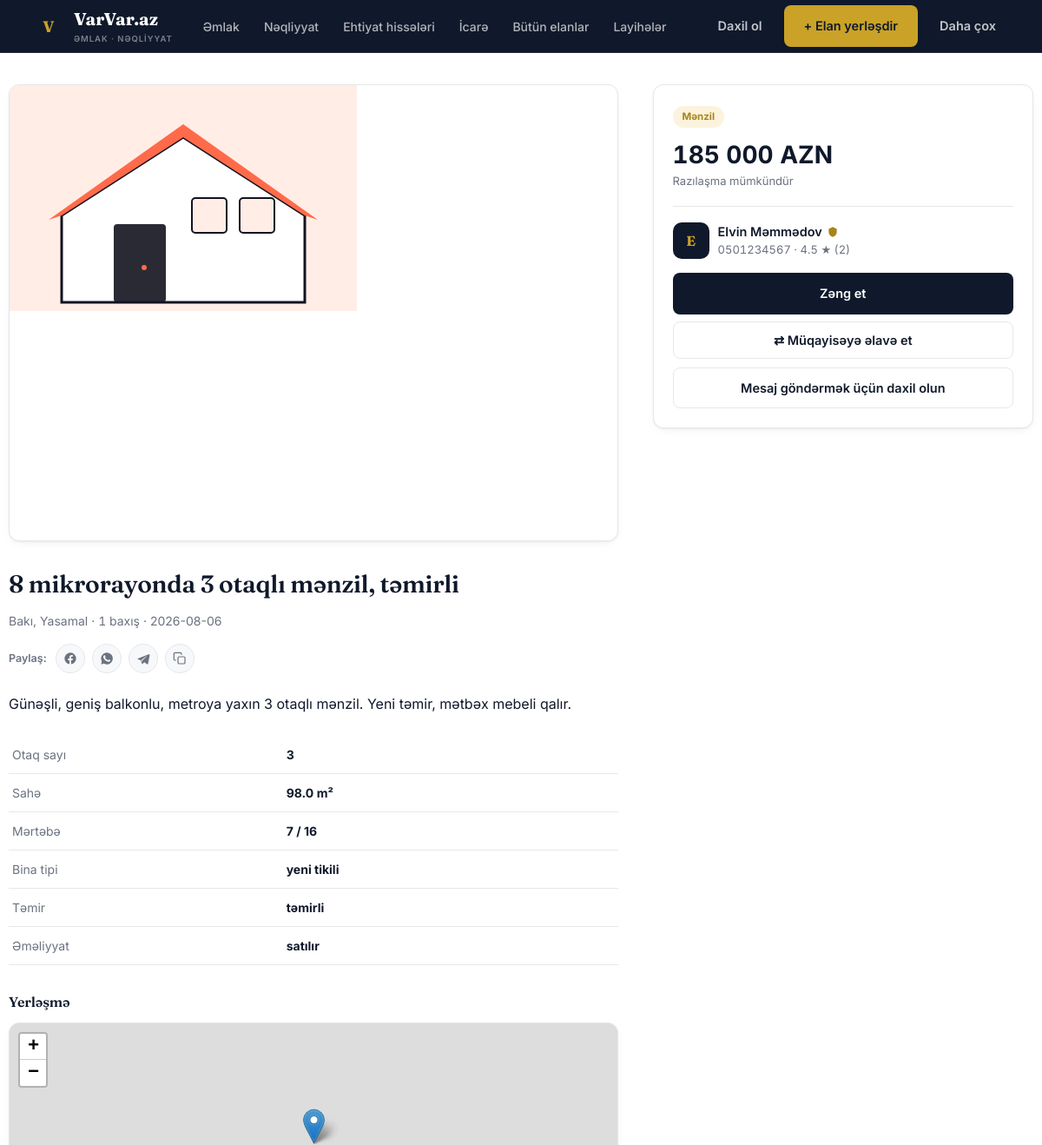
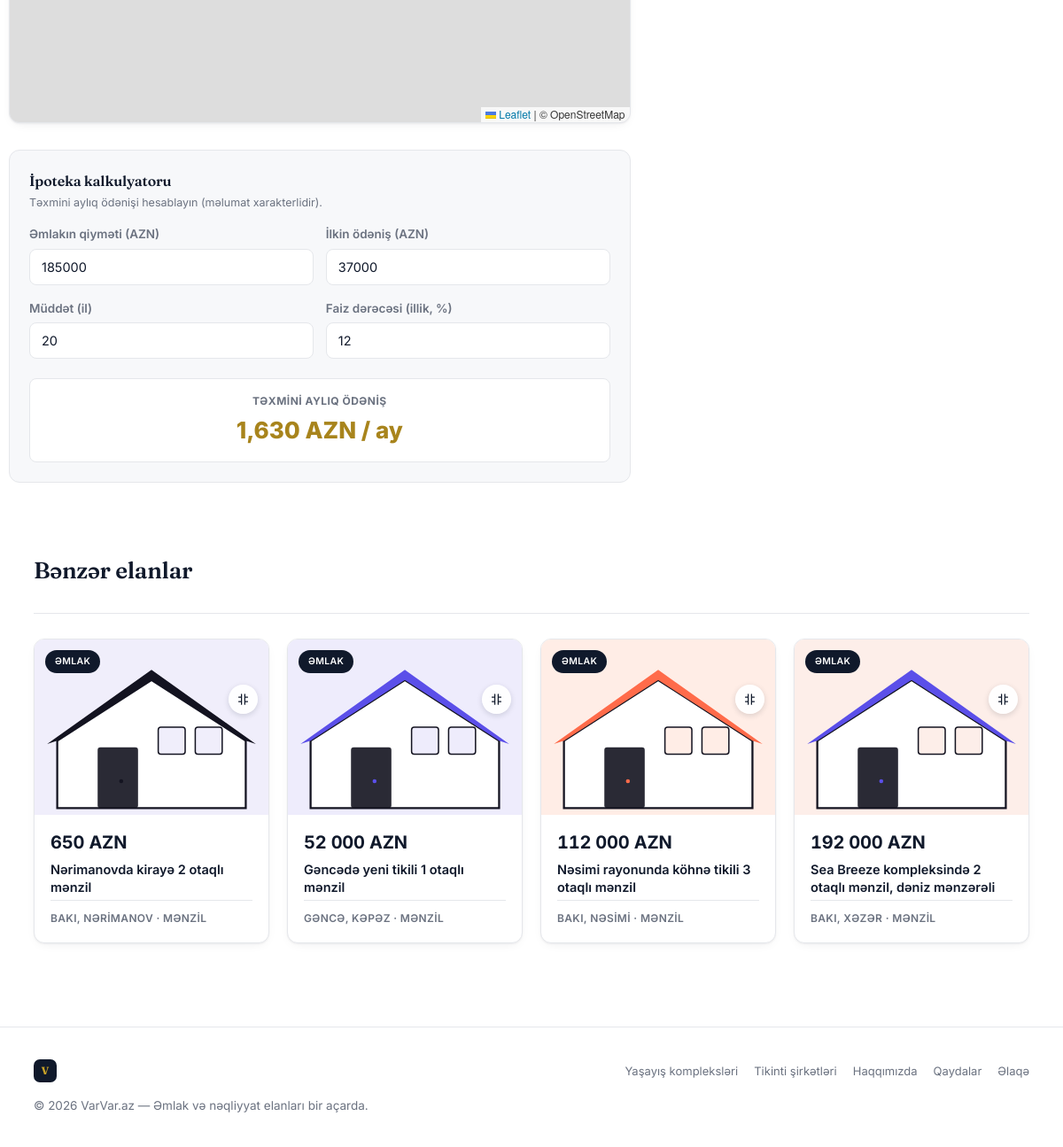
/elan/1, run on the app's committed database (2 pictures, top to bottom).
### tables this page shows
CREATE TABLE listing_images (
    id INTEGER PRIMARY KEY AUTOINCREMENT,
    listing_id INTEGER NOT NULL REFERENCES listings(id) ON DELETE CASCADE,
    image_path TEXT NOT NULL,
    is_main INTEGER NOT NULL DEFAULT 0,
    sort_order INTEGER NOT NULL DEFAULT 0
);

CREATE TABLE listings (
    id INTEGER PRIMARY KEY AUTOINCREMENT,
    user_id INTEGER NOT NULL REFERENCES users(id),
    type TEXT NOT NULL CHECK(type IN ('emlak','neqliyyat')),
    category TEXT NOT NULL,          -- e.g. 'menzil','heyet evi','ofis','torpaq' | 'minik','suv','moto'
    title TEXT NOT NULL,
    description TEXT,
    price REAL NOT NULL,
    currency TEXT NOT NULL DEFAULT 'AZN',
    city TEXT NOT NULL,
    district TEXT,
    address TEXT,
    country TEXT,                      -- 'AZ' (default/domestic) | 'AE' | 'TR' | ... for Xaricde evler
    residence_id INTEGER REFERENCES residences(id) ON DELETE SET NULL,  -- optional link to a yaşayış kompleksi
    is_negotiable INTEGER NOT NULL DEFAULT 0,
    status TEXT NOT NULL DEFAULT 'active',   -- active | sold | archived
    views INTEGER NOT NULL DEFAULT 0,
    latitude REAL,
    longitude REAL,
    is_vip INTEGER NOT NULL DEFAULT 0,
    vip_expires_at TEXT,
    contact_phone TEXT,
    contact_phone2 TEXT,
    contact_whatsapp TEXT,
    created_at TEXT NOT NULL DEFAULT (datetime('now')),
    updated_at TEXT NOT NULL DEFAULT (datetime('now'))
);

CREATE TABLE property_details (
    listing_id INTEGER PRIMARY KEY REFERENCES listings(id) ON DELETE CASCADE,
    rooms INTEGER,
    area_m2 REAL,
    floor INTEGER,
    floors_total INTEGER,
    building_type TEXT,      -- kohne tikili / yeni tikili
    repair_status TEXT,      -- temirli / temirsiz / ortaq
    deal_type TEXT NOT NULL DEFAULT 'satilir'  -- satilir / kiraye
);

CREATE TABLE users (
    id INTEGER PRIMARY KEY AUTOINCREMENT,
    full_name TEXT NOT NULL,
    phone TEXT NOT NULL UNIQUE,
    email TEXT UNIQUE,
    password_hash TEXT NOT NULL,
    is_verified INTEGER NOT NULL DEFAULT 0,
    is_admin INTEGER NOT NULL DEFAULT 0,
    is_phone_verified INTEGER NOT NULL DEFAULT 0,
    is_banned INTEGER NOT NULL DEFAULT 0,
    created_at TEXT NOT NULL DEFAULT (datetime('now'))
);

### app.py (the view, shortened to what this page needs)
@app.route("/elan/<int:listing_id>")
def listing_detail(listing_id):
    db = get_db()
    db.execute("UPDATE listings SET views = views + 1 WHERE id = ?", (listing_id,))
    db.commit()
    listing, details, images = fetch_listing_row(listing_id)
    if listing is None:
        abort(404)
    recent = [i for i in session.get("recently_viewed", []) if i != listing_id]
    recent.insert(0, listing_id)
    session["recently_viewed"] = recent[:10]
    owner = db.execute("SELECT * FROM users WHERE id = ?", (listing["user_id"],)).fetchone()
    seller_stats = db.execute(
        """SELECT
             (SELECT COUNT(*) FROM listings WHERE user_id=? AND status='active') AS listing_count,
             (SELECT AVG(rating) FROM seller_reviews WHERE seller_id=?) AS avg_rating,
             (SELECT COUNT(*) FROM seller_reviews WHERE seller_id=?) AS review_count""",
        (listing["user_id"], listing["user_id"], listing["user_id"]),
    ).fetchone()
    is_favorite = False
    is_watching = False
    user = current_user()
    similar = db.execute(
        """SELECT l.*, (SELECT image_path FROM listing_images WHERE listing_id=l.id
                         ORDER BY is_main DESC LIMIT 1) AS thumb,
                  CASE WHEN l.is_vip=1 AND l.vip_expires_at > datetime('now') THEN 1 ELSE 0 END AS is_vip_active
           FROM listings l WHERE type=? AND category=? AND id!=? AND status='active'
           ORDER BY is_vip_active DESC, created_at DESC LIMIT 4""",
        (listing["type"], listing["category"], listing_id),
    ).fetchall()
    recently_viewed = get_recently_viewed(exclude_id=listing_id, limit=4)
    return render_template(
        "listing_detail.html", listing=listing, details=details, images=images,
        owner=owner, is_favorite=is_favorite, similar=similar, seller_stats=seller_stats,
        is_watching=is_watching, recently_viewed=recently_viewed,
        compare_ids=session.get("compare_ids", []),
    )

### app.py (called while the page is built, shortened)
def get_db():
    if "db" not in g:
        g.db = sqlite3.connect(DB_PATH)
        g.db.row_factory = sqlite3.Row
        g.db.execute("PRAGMA foreign_keys = ON")
    return g.db

def current_user():
    if "user_id" not in session:
        return None

def get_recently_viewed(exclude_id=None, limit=8):
    ids = [i for i in session.get("recently_viewed", []) if i != exclude_id][:limit]
    if not ids:
        return []

@app.template_filter("money")
def money_filter(value):
    try:
        value = float(value)
    except (TypeError, ValueError):
        return value
    return f"{value:,.0f}".replace(",", " ")

def fetch_listing_row(listing_id):
    db = get_db()
    listing = db.execute(
        """SELECT l.*, CASE WHEN l.is_vip=1 AND l.vip_expires_at > datetime('now') THEN 1 ELSE 0 END AS is_vip_active
           FROM listings l WHERE l.id = ?""",
        (listing_id,),
    ).fetchone()
    if listing is None:
        return None, None, []
    if listing["type"] == "emlak":
        details = db.execute(
            "SELECT * FROM property_details WHERE listing_id = ?", (listing_id,)
        ).fetchone()
    else:
        details = db.execute(
            "SELECT * FROM vehicle_details WHERE listing_id = ?", (listing_id,)
        ).fetchone()
    images = db.execute(
        "SELECT * FROM listing_images WHERE listing_id = ? ORDER BY is_main DESC, sort_order ASC",
        (listing_id,),
    ).fetchall()
    return listing, details, images

### translations.py (called while the page is built)
def get_translator(lang):
    lang = lang if lang in TRANSLATIONS else "az"
    table = TRANSLATIONS[lang]
    az_table = TRANSLATIONS["az"]
    def t(key, default=None):
        return table.get(key, az_table.get(key, default if default is not None else key))
    return t

### templates/listing_detail.html (shortened to what this page needs)
{% extends "base.html" %}
{% block content %}
<div class="wrap detail-layout">
  <div>
    <div class="gallery-main">
      <img src="{{ images[0]['image_path'] if images else '' }}" alt="{{ listing['title'] }}">
    </div>
    <h1 style="margin-top:28px;font-size:28px;">{{ listing['title'] }}</h1>
    <div style="color:var(--ink-soft);font-size:14px;">
      {% if listing['country'] and countries.get(listing['country']) %}{{ countries[listing['country']].flag }} {% endif %}{{ listing['city'] }}{% if listing['district'] %}, {{ listing['district'] }}{% endif %}
      · <span class="mono">{{ listing['views'] }} baxış</span>
      · {{ listing['created_at'][:10] }}
    </div>
    <div class="share-row" id="shareRow" data-url="{{ request.url }}" data-title="{{ listing['title'] }}">
      <span class="share-label">Paylaş:</span>
      <a class="share-btn share-fb" target="_blank" rel="noopener" aria-label="Facebook-da paylaş">
        <svg viewBox="0 0 24 24" fill="currentColor"><path d="M22 12a10 10 0 1 0-11.6 9.9v-7H7.9V12h2.5V9.8c0-2.5 1.5-3.9 3.8-3.9 1.1 0 2.2.2 2.2.2v2.5h-1.3c-1.2 0-1.6.8-1.6 1.6V12h2.8l-.4 2.9h-2.4v7A10 10 0 0 0 22 12z"/></svg>
      </a>
      <a class="share-btn share-wa" target="_blank" rel="noopener" aria-label="WhatsApp-da paylaş">
      </a>
      <a class="share-btn share-tg" target="_blank" rel="noopener" aria-label="Telegram-da paylaş">
        <svg viewBox="0 0 24 24" fill="currentColor"><path d="M22 4.5 2.9 12c-.8.3-.8 1.4.1 1.6l4.8 1.5 1.9 5.8c.2.6 1 .7 1.4.2l2.6-2.9 4.9 3.6c.6.4 1.4.1 1.6-.6l3-15.1c.2-.9-.7-1.6-1.5-1.2zM8.6 14.5l9-6.7c.3-.2.6.1.3.4l-7.4 7.1-.3 3-1.3-3.8z"/></svg>
      </a>
      <button type="button" class="share-btn share-copy" aria-label="Linki kopyala">
        <svg viewBox="0 0 24 24" fill="none" stroke="currentColor" stroke-width="1.8" stroke-linecap="round" stroke-linejoin="round"><rect x="9" y="9" width="12" height="12" rx="2"/><path d="M5 15H4a2 2 0 0 1-2-2V4a2 2 0 0 1 2-2h9a2 2 0 0 1 2 2v1"/></svg>
      </button>
    </div>
    <p style="margin-top:22px;line-height:1.7;">{{ listing['description'] or 'Təsvir əlavə edilməyib.' }}</p>
    <table class="spec-table">
      {% if listing['type'] == 'emlak' and details %}
        {% if details['rooms'] %}<tr><td>Otaq sayı</td><td>{{ details['rooms'] }}</td></tr>{% endif %}
        {% if details['area_m2'] %}<tr><td>Sahə</td><td>{{ details['area_m2'] }} m²</td></tr>{% endif %}
        {% if details['floor'] %}<tr><td>Mərtəbə</td><td>{{ details['floor'] }} / {{ details['floors_total'] }}</td></tr>{% endif %}
        {% if details['building_type'] %}<tr><td>Bina tipi</td><td>{{ details['building_type'] }}</td></tr>{% endif %}
        {% if details['repair_status'] %}<tr><td>Təmir</td><td>{{ details['repair_status'] }}</td></tr>{% endif %}
        <tr><td>Əməliyyat</td><td>{{ details['deal_type'] }}</td></tr>
      {% endif %}
    </table>
    {% if listing['latitude'] and listing['longitude'] %}
    <h3 style="font-size:16px;margin-top:30px;">{{ t('detail.location') }}</h3>
    <div id="listingMap" style="height:280px;border-radius:var(--radius);overflow:hidden;border:1px solid var(--line);margin-top:12px;box-shadow:var(--shadow);"></div>
    {% endif %}
    <div class="calc-card">
      <h3 style="font-size:16px;margin-bottom:4px;">{{ 'İpoteka kalkulyatoru' if listing['type']=='emlak' else 'Kredit kalkulyatoru' }}</h3>
      <p style="font-size:12.5px;color:var(--ink-soft);margin:0 0 16px;">Təxmini aylıq ödənişi hesablayın (məlumat xarakterlidir).</p>
      <div class="field-row">
        <div class="field">
          <label>{{ 'Əmlakın qiyməti' if listing['type']=='emlak' else 'Avtomobilin qiyməti' }} (AZN)</label>
          <input type="number" id="calcPrice" value="{{ listing['price']|int }}">
        </div>
        <div class="field">
          <label>İlkin ödəniş (AZN)</label>
          <input type="number" id="calcDown" value="{{ (listing['price']*0.2)|int }}">
        </div>
      </div>
      <div class="field-row">
        <div class="field">
          <label>Müddət (il)</label>
          <input type="number" id="calcTerm" value="{{ 20 if listing['type']=='emlak' else 5 }}" min="1" max="30">
        </div>
        <div class="field">
          <label>Faiz dərəcəsi (illik, %)</label>
          <input type="number" id="calcRate" step="0.1" value="{{ 12 if listing['type']=='emlak' else 16 }}">
        </div>
      </div>
      <div class="calc-result">
        <div class="calc-result-label">Təxmini aylıq ödəniş</div>
        <div class="calc-result-value" id="calcMonthly">—</div>
      </div>
    </div>
  </div>
  <aside>
    <div class="side-card">
      <span class="badge">{{ listing['category']|capitalize }}</span>
      <div class="price mono" style="margin-top:10px;">{{ listing['price']|money }} {{ listing['currency'] }}</div>
      {% if listing['is_negotiable'] %}<div style="font-size:13px;color:var(--ink-soft);">Razılaşma mümkündür</div>{% endif %}
      <a href="{{ url_for('seller_profile', seller_id=owner['id']) }}" class="owner-row" style="text-decoration:none;">
        <div class="owner-avatar">{{ owner['full_name'][0] }}</div>
        <div>
          <div style="font-weight:600;font-size:14.5px;color:var(--ink);display:flex;align-items:center;gap:5px;">
            {{ owner['full_name'] }}
            {% if owner['is_verified'] %}
            <svg viewBox="0 0 24 24" width="14" height="14" fill="var(--gold-deep)" title="Doğrulanmış satıcı"><path d="M12 2 4 6v6c0 5 3.5 9 8 10 4.5-1 8-5 8-10V6z"/></svg>
            {% endif %}
          </div>
          <div class="mono" style="font-size:13px;color:var(--ink-soft);">
            {{ owner['phone'] }}{% if seller_stats['review_count'] %} · {{ '%.1f'|format(seller_stats['avg_rating']) }} ★ ({{ seller_stats['review_count'] }}){% endif %}
          </div>
        </div>
      </a>
      <a href="tel:{{ owner['phone'] }}" class="btn btn-teal btn-block" style="margin-top:16px;">{{ t('detail.call') }}</a>
      <form method="post" action="{{ url_for('compare_add', listing_id=listing['id']) }}" style="margin-top:8px;">
        <button type="submit" class="btn btn-outline btn-block" {{ 'disabled' if listing['id'] in compare_ids }}>
          {{ '✓ Müqayisədə' if listing['id'] in compare_ids else '⇄ Müqayisəyə əlavə et' }}
        </button>
      </form>
      {% if current_user and current_user['id'] != listing['user_id'] %}
      <form method="post" action="{{ url_for('send_listing_message', listing_id=listing['id']) }}" style="margin-top:10px;">
        <textarea name="body" rows="3" placeholder="Satıcıya mesaj yazın..." required style="margin-bottom:8px;"></textarea>
        <button type="submit" class="btn btn-outline btn-block">{{ t('detail.message') }}</button>
      </form>
      {% elif not current_user %}
      <a href="{{ url_for('login', next=request.path) }}" class="btn btn-outline btn-block" style="margin-top:10px;">Mesaj göndərmək üçün daxil olun</a>
      {% endif %}
    </div>
  </aside>
</div>
{% if similar %}
<section class="block" style="padding-top:0;">
  <div class="wrap">
    <div class="section-head"><h2>{{ t('detail.similar') }}</h2></div>
    <div class="grid-4">
      {% for l in similar %}{% include "_card.html" %}{% endfor %}
    </div>
  </div>
</section>
{% endif %}
{% endblock %}
{% block extra_head %}
{% if listing['latitude'] and listing['longitude'] %}
<link rel="stylesheet" href="https://cdnjs.cloudflare.com/ajax/libs/leaflet/1.9.4/leaflet.min.css">
{% endif %}
{% endblock %}

### templates/_card.html (shortened to what this page needs)
<a href="{{ url_for('listing_detail', listing_id=l['id']) }}" class="card {{ 'card-vip' if l['is_vip_active'] }}">
  <div class="thumb">
    <span class="tag">{{ t('hero.tab_emlak') if l['type']=='emlak' else t('hero.tab_neqliyyat') }}</span>
    <button type="button" class="compare-btn {{ 'active' if l['id'] in (compare_ids or []) }}" data-id="{{ l['id'] }}" aria-label="Müqayisəyə əlavə et" title="Müqayisəyə əlavə et">
      <svg viewBox="0 0 24 24" fill="none" stroke="currentColor" stroke-width="2" stroke-linecap="round" stroke-linejoin="round"><path d="M9 3v18M15 3v18M4 8h5M15 8h5M4 16h5M15 16h5"/></svg>
    </button>
    <img src="{{ l['thumb'] }}" alt="{{ l['title'] }}" loading="lazy">
  </div>
  <div class="body">
    <div class="price mono">{{ l['price']|money }} {{ l['currency'] }}</div>
    <div class="title">{{ l['title'] }}</div>
    <div class="meta">{% if l['country'] and countries.get(l['country']) %}{{ countries[l['country']].flag }} {% endif %}{{ l['city'] }}{% if l['district'] %}, {{ l['district'] }}{% endif %} · {{ l['category'] }}</div>
  </div>
</a>

### data on the page
listing_images: image_path (picture)
listings: title "8 mikrorayonda 3 otaqlı mənzil, təmirli", city "Bakı", district "Yasamal", views "1", created_at "2026-08-06", description "Günəşli, geniş balkonlu, metroya yaxın 3 otaqlı mənzil. Yeni təmir, mətbəx mebeli qalır.", type "İpoteka kalkulyatoru", type "Əmlakın qiyməti", price "185000", price "37000", type "20", type "12", category "Mənzil", price "185 000", currency "AZN"
property_details: rooms "3", area_m2 "98.0", floor "7", floors_total "16", building_type "yeni tikili", repair_status "təmirli", deal_type "satılır"
users: full_name "E", full_name "Elvin Məmmədov", phone "0501234567"
listings: type "ƏMLAK", shows a picture, price "650", currency "AZN", title "Nərimanovda kirayə 2 otaqlı mənzil", city "BAKI", district "NƏRIMANOV", category "MƏNZIL"
listings: type "ƏMLAK", shows a picture, price "52 000", currency "AZN", title "Gəncədə yeni tikili 1 otaqlı mənzil", city "GƏNCƏ", district "KƏPƏZ", category "MƏNZIL"
listings: type "ƏMLAK", shows a picture, price "112 000", currency "AZN", title "Nəsimi rayonunda köhnə tikili 3 otaqlı mənzil", city "BAKI", district "NƏSIMI", category "MƏNZIL"
listings: type "ƏMLAK", shows a picture, price "192 000", currency "AZN", title "Sea Breeze kompleksində 2 otaqlı mənzil, dəniz mənzərəli", city "BAKI", district "XƏZƏR", category "MƏNZIL"

### other printed values
{{ t('tagline') }} "ƏMLAK · NƏQLİYYAT"
{{ t('nav.emlak') }} "Əmlak"
{{ t('nav.neqliyyat') }} "Nəqliyyat"
{{ t('nav.butun_elanlar') }} "Bütün elanlar"
{{ t('nav.layiheler') }} "Layihələr"
{{ t('nav.daxil_ol') }} "Daxil ol"
{{ t('nav.elan_yerlesdir') }} "+ Elan yerləşdir"
{{ t('nav.daha_cox') }} "Daha çox"
{{ t('detail.location') }} "Yerləşmə"
{{ '%.1f'|format(seller_stats['avg_rating']) }} "4.5"
{{ seller_stats['review_count'] }} "2"
{{ t('detail.call') }} "Zəng et"
{{ t('detail.similar') }} "Bənzər elanlar"
{{ t('projects.heading') }} "Yaşayış kompleksləri"
{{ t('nav.sirketler') }} "Tikinti şirkətləri"
